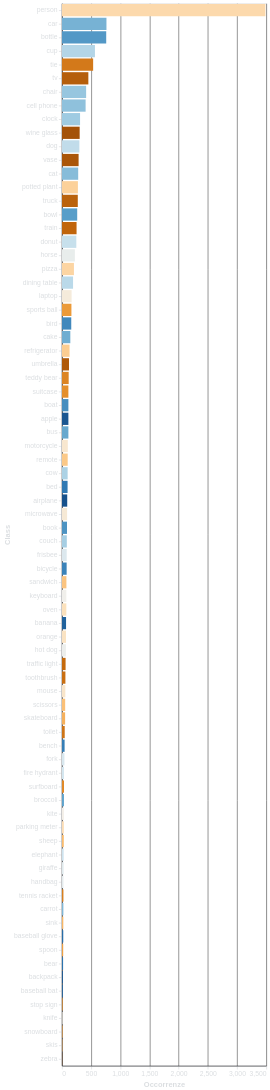

This figure's Vega-Lite source:
### Vega-Lite specification from a JSON file in a GitHub repository (floating-point values rounded to 4 significant figures)
{"config": {"background": "transparent", "title": {"color": "#DBDEE1", "fontSize": 16}, "axis": {"domainColor": "#313338", "gridColor": "#666666", "tickColor": "#DBDEE1", "titleColor": "#DBDEE1", "labelColor": "#DBDEE1"}, "legend": {"labelColor": "#DBDEE1", "titleColor": "#DBDEE1"}}, "data": {"name": "data-efa198bffc3ad2fbe02f5d47e700e13e"}, "mark": {"type": "bar"}, "encoding": {"color": {"field": "Class", "legend": null, "scale": {"scheme": "blueorange", "type": "quantize"}, "title": "Classe", "type": "nominal"}, "x": {"field": "Occorrenze", "title": "Occorrenze", "type": "quantitative"}, "y": {"field": "Class", "sort": "-x", "title": "Class", "type": "nominal"}}, "height": "container", "width": "container", "$schema": "https://vega.github.io/schema/vega-lite/v5.8.0.json", "datasets": {"data-efa198bffc3ad2fbe02f5d47e700e13e": [{"Class": "person", "Occorrenze": 3485}, {"Class": "car", "Occorrenze": 762}, {"Class": "bottle", "Occorrenze": 758}, {"Class": "cup", "Occorrenze": 565}, {"Class": "tie", "Occorrenze": 534}, {"Class": "tv", "Occorrenze": 452}, {"Class": "chair", "Occorrenze": 414}, {"Class": "cell phone", "Occorrenze": 405}, {"Class": "clock", "Occorrenze": 310}, {"Class": "wine glass", "Occorrenze": 303}, {"Class": "dog", "Occorrenze": 298}, {"Class": "vase", "Occorrenze": 285}, {"Class": "cat", "Occorrenze": 278}, {"Class": "potted plant", "Occorrenze": 273}, {"Class": "truck", "Occorrenze": 271}, {"Class": "bowl", "Occorrenze": 261}, {"Class": "train", "Occorrenze": 250}, {"Class": "donut", "Occorrenze": 246}, {"Class": "horse", "Occorrenze": 221}, {"Class": "pizza", "Occorrenze": 205}, {"Class": "dining table", "Occorrenze": 190}, {"Class": "laptop", "Occorrenze": 165}, {"Class": "sports ball", "Occorrenze": 162}, {"Class": "bird", "Occorrenze": 159}, {"Class": "cake", "Occorrenze": 143}, {"Class": "refrigerator", "Occorrenze": 130}, {"Class": "umbrella", "Occorrenze": 120}, {"Class": "teddy bear", "Occorrenze": 115}, {"Class": "suitcase", "Occorrenze": 110}, {"Class": "boat", "Occorrenze": 110}, {"Class": "apple", "Occorrenze": 110}, {"Class": "bus", "Occorrenze": 110}, {"Class": "motorcycle", "Occorrenze": 100}, {"Class": "remote", "Occorrenze": 98}, {"Class": "cow", "Occorrenze": 97}, {"Class": "bed", "Occorrenze": 96}, {"Class": "airplane", "Occorrenze": 90}, {"Class": "microwave", "Occorrenze": 88}, {"Class": "book", "Occorrenze": 86}, {"Class": "couch", "Occorrenze": 83}, {"Class": "frisbee", "Occorrenze": 81}, {"Class": "bicycle", "Occorrenze": 80}, {"Class": "sandwich", "Occorrenze": 76}, {"Class": "keyboard", "Occorrenze": 75}, {"Class": "oven", "Occorrenze": 75}, {"Class": "banana", "Occorrenze": 70}, {"Class": "orange", "Occorrenze": 69}, {"Class": "hot dog", "Occorrenze": 68}, {"Class": "traffic light", "Occorrenze": 62}, {"Class": "toothbrush", "Occorrenze": 59}, {"Class": "mouse", "Occorrenze": 58}, {"Class": "scissors", "Occorrenze": 55}, {"Class": "skateboard", "Occorrenze": 54}, {"Class": "toilet", "Occorrenze": 47}, {"Class": "bench", "Occorrenze": 45}, {"Class": "fork", "Occorrenze": 42}, {"Class": "fire hydrant", "Occorrenze": 35}, {"Class": "surfboard", "Occorrenze": 35}, {"Class": "broccoli", "Occorrenze": 34}, {"Class": "kite", "Occorrenze": 33}, {"Class": "parking meter", "Occorrenze": 32}, {"Class": "sheep", "Occorrenze": 31}, {"Class": "elephant", "Occorrenze": 29}, {"Class": "giraffe", "Occorrenze": 28}, {"Class": "handbag", "Occorrenze": 25}, {"Class": "tennis racket", "Occorrenze": 25}, {"Class": "carrot", "Occorrenze": 24}, {"Class": "sink", "Occorrenze": 23}, {"Class": "baseball glove", "Occorrenze": 22}, {"Class": "spoon", "Occorrenze": 21}, {"Class": "bear", "Occorrenze": 19}, {"Class": "backpack", "Occorrenze": 16}, {"Class": "baseball bat", "Occorrenze": 15}, {"Class": "stop sign", "Occorrenze": 12}, {"Class": "knife", "Occorrenze": 11}, {"Class": "snowboard", "Occorrenze": 11}, {"Class": "skis", "Occorrenze": 8}, {"Class": "zebra", "Occorrenze": 4}]}}
